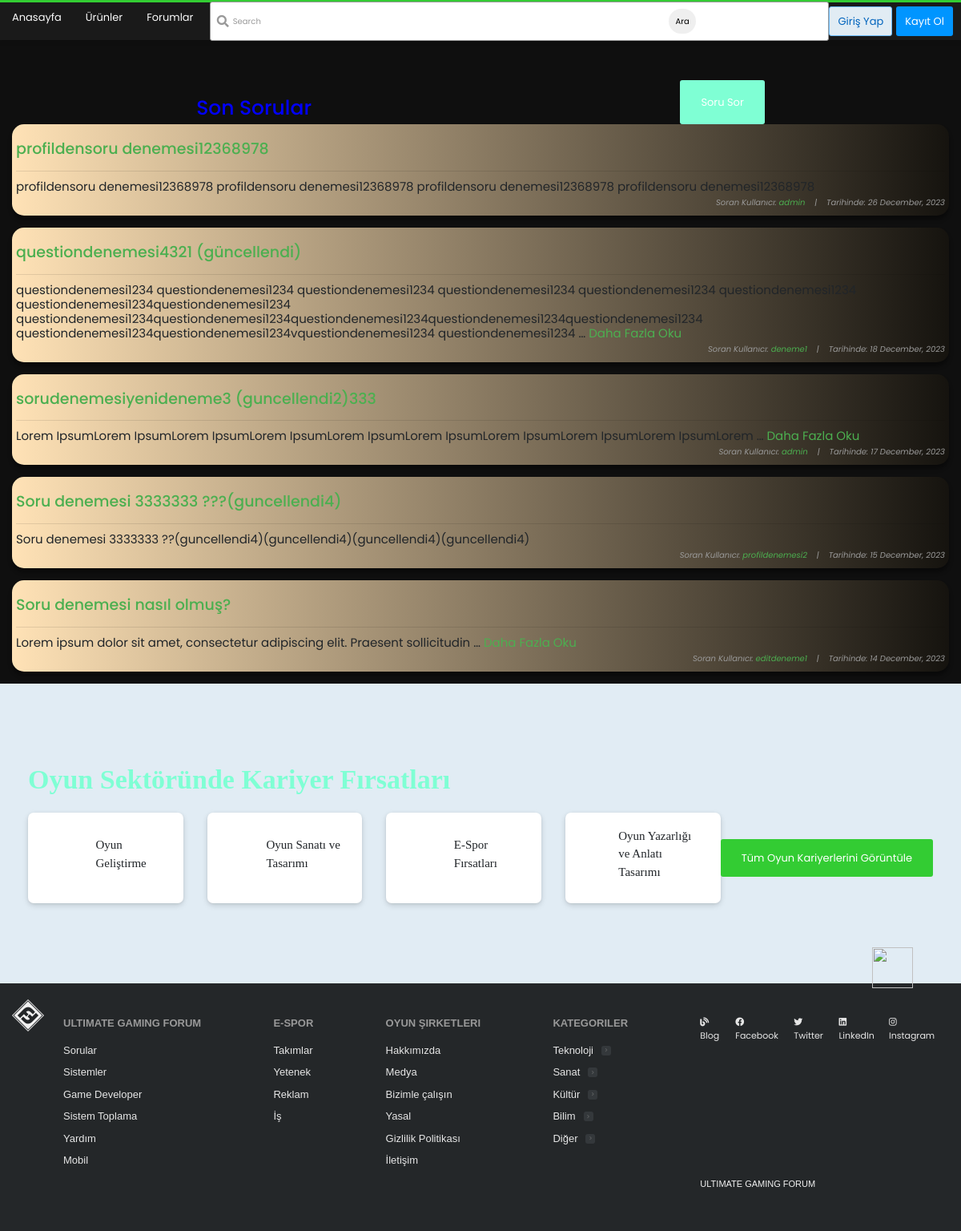
The app's page /sorular/ with its own data.
### forumapp/models.py (models this page shows, shortened)
class Soru(models.Model):
    kullanici = models.ForeignKey(User, on_delete=models.CASCADE)
    baslik = models.CharField(max_length=10000)
    icerik = models.TextField(null=True, blank=True)
    olusturulma_zamani = models.DateTimeField(default=timezone.now)

### forumapp/views.py (the view)
# urls.py: path('sorular/', SoruListView.as_view(), name="sorular"),
class SoruListView(ListView):
    model = Soru
    template_name = 'forumapp/soru_view.html'
    context_object_name = 'sorular'
    ordering = ['-olusturulma_zamani']
    def get_context_data(self, **kwargs):
        context = super().get_context_data(**kwargs)
        search_input = self.request.GET.get('search-area') or ""
        if search_input:
            context['sorular'] = context['sorular'].filter(baslik__icontains = search_input)
            context['search_input'] = search_input
        return context

### forumapp/templates/forumapp/soru_view.html (shortened to what this page needs)
{% extends 'base.html' %}
{% block content %}
<!DOCTYPE html>
<html lang="en">
<head>
</head>
<body>
    <div class="container">
        <div id="sub-nav">
            <h1 id="fh1">Son Sorular</h1>
            {% if user.is_authenticated %}
            <button class="btn" id="logout-btn"><a id="fa" href="{% url "forumapp:soruolustur" %}" style="color: white; text-decoration: none;">Soru Sor</a></button>
            {% else %}
            <button class="btn" id="logout-btn"><a id="fa" href="{% url "girisyap" %}" style="color: white; text-decoration: none;">Soru Sor</a></button>
            {% endif %}
        </div>
        <div class="sorulist">
            <div class="sorular">
                {% for soru in sorular %}
                <div class="container" style="background: linear-gradient(to right, rgb(255, 226, 182), rgba(255, 166, 0, 0.027)); padding: 5px; box-shadow: rgba(0, 0, 0, 0.383) 0px 5px 5px 0px; border-radius: 15px;" >
                    <div id="title-sec" style="display: flex; align-items: center;">
                        <h3 id="fh3"><a href="{% url 'forumapp:sorudetay' pk=soru.pk %}">{{soru.baslik}}</a></h3>
                    </div>
                    <hr>
                    {% if soru.icerik|wordcount <= 10 %}
                    <h6 id="fh6" style="text-align: left;">{{ soru.icerik}}</h6>
                    {% else %}
                    <h6 id="fh6" style="text-align: left;">{{ soru.icerik|truncatewords:10}} <a href="{% url 'forumapp:sorudetay' pk=soru.pk %}">Daha Fazla Oku</a></h6>
                    {% endif %}
                    <h6 id="fh6" style="font-size: 10px; font-style: italic; color: rgb(155, 155, 155);">Soran Kullanıcı: <a href="">{{ soru.kullanici }}</a>&nbsp;&nbsp;&nbsp; |&nbsp;&nbsp;&nbsp; Tarihinde: {{soru.olusturulma_zamani|date:"j F, Y"}}</h6>
                </div> <br>
                {% endfor %}
            </div>
        </div>
    </div>
</body>
</html>
{% endblock content %}

### templates/base.html (shortened to what this page needs)
{% load static %}
<!doctype html>
<html lang="en">
<head>
    <link rel="stylesheet" href="https://cdnjs.cloudflare.com/ajax/libs/font-awesome/5.14.0/css/all.min.css" />
    <link rel="stylesheet" href="https://maxcdn.bootstrapcdn.com/bootstrap/4.0.0/css/bootstrap.min.css">
    <link rel="stylesheet" href="{% static 'main.css' %}">
</head>
<body>
<header>
<div class="nav-container">
    <nav>
        <div class="nav-base-links">
            <ul>
                <li><a href="{% url "forumapp:anasayfa" %}">Anasayfa</a></li>
                <li><a href="#">Ürünler</a></li>
                <li><a href="{% url "forumapp:sorular" %}">Forumlar</a></li>
            </ul>
        </div>
        {% if request.path == '/sorular/' %}
        <div class="nav-search">
            <div class="search-container">
                <i class="fas fa-search"></i>
                <form action="" method="GET">
                    <input type="text" id="" name="search-area" placeholder="Search"  style="color: black;">
                    <button type="submit" style="margin-left: 340px; border-radius: 25px; border: none; padding: 8px;">Ara</button>
                </form>
            </div>
            <div class="nav-right-buttons">
            {% endif %}
            {% if user.is_authenticated %}
                <a href="{% url "profiles_page" %}" class="btn btn-register">Profil</a>
                <a href="{% url "cikisyap" %}" class="btn btn-login">Çıkış Yap</a>
            {% else %}
                <a href="{% url "girisyap" %}" class="btn btn-login">Giriş Yap</a>
                <a href="{% url "kayitol" %}" class="btn btn-register">Kayıt Ol</a>
            {% endif %}
        </div>
    </nav>
</div>
</header>
{% block content %}
{% endblock content %}
<section class="gaming-careers">
    <div class="container">
        <div class="gaming-careers-content">
            <h3 class="gaming-careers-title">Oyun Sektöründe Kariyer Fırsatları</h3>
            <div class="gaming-careers-body">
                <div class="gaming-careers-items">
                    <div class="column">
                        <div class="gaming-career-item">
                            <p class="gaming-career-item-description">Oyun Geliştirme</p>
                        </div>
                        <div class="gaming-career-item">
                            <p class="gaming-career-item-description">Oyun Sanatı ve Tasarımı</p>
                        </div>
                    </div>
                    <div class="column">
                        <div class="gaming-career-item">
                            <p class="gaming-career-item-description">E-Spor Fırsatları</p>
                        </div>
                        <div class="gaming-career-item">
                            <p class="gaming-career-item-description">Oyun Yazarlığı ve Anlatı Tasarımı</p>
                        </div>
                    </div>
                </div>
                <div class="gaming-careers-btn">
                    <a href="#" class="btn btn-orange gaming-careers-btn">Tüm Oyun Kariyerlerini Görüntüle</a>
                </div>
            </div>
        </div>
    </div>
</section>
<footer class="footer">
    <img src="https://cdn.sstatic.net/Img/home/robot.svg?v=dfa16a330cbd" alt="" class="footer-robot-img">
<div class="container">
    <div class="footer-content">
        <div class="footer-icon">
            <i class="fab fa-fantasy-flight-games"></i>
        </div>
        <div class="footer-nav">
            <div class="footer-nav-col">
                <div class="footer-links-title"><a href="#">Ultimate Gaming Forum</a></div>
                <ul class="footer-links">
                    <li class="footer-link-item"><a href="#" class="footer-link">Sorular</a></li>
                    <li class="footer-link-item"><a href="#" class="footer-link">Sistemler</a></li>
                    <li class="footer-link-item"><a href="#" class="footer-link">Game Developer</a></li>
                    <li class="footer-link-item"><a href="#" class="footer-link">Sistem Toplama</a></li>
                    <li class="footer-link-item"><a href="#" class="footer-link">Yardım</a></li>
                    <li class="footer-link-item"><a href="#" class="footer-link">Mobil</a></li>
                </ul>
            </div>
            <div class="footer-nav-col">
                <div class="footer-links-title"><a href="#">E-spor</a></div>
                <ul class="footer-links">
                    <li class="footer-link-item"><a href="#" class="footer-link">Takımlar</a></li>
                    <li class="footer-link-item"><a href="#" class="footer-link">Yetenek</a></li>
                    <li class="footer-link-item"><a href="#" class="footer-link">Reklam</a></li>
                    <li class="footer-link-item"><a href="#" class="footer-link">İş</a></li>
                </ul>
            </div>
            <div class="footer-nav-col">
                <div class="footer-links-title"><a href="#">Oyun Şirketleri</a></div>
                <ul class="footer-links">
                    <li class="footer-link-item"><a href="#" class="footer-link">Hakkımızda</a></li>
                    <li class="footer-link-item"><a href="#" class="footer-link">Medya</a></li>
                    <li class="footer-link-item"><a href="#" class="footer-link">Bizimle çalışın</a></li>
                    <li class="footer-link-item"><a href="#" class="footer-link">Yasal</a></li>
                    <li class="footer-link-item"><a href="#" class="footer-link">Gizlilik Politikası</a></li>
                    <li class="footer-link-item"><a href="#" class="footer-link">İletişim</a></li>
                </ul>
            </div>
            <div class="footer-nav-col">
                <div class="footer-links-title"><a href="#">Kategoriler</a></div>
                <ul class="footer-links">
                    <li class="footer-link-item">
                        <a href="#" class="footer-link">Teknoloji</a>
                        <div class="footer-arrow-icon">
                            <i class="fas fa-chevron-right"></i>
                        </div>
                    </li>
                    <li class="footer-link-item">
                        <a href="#" class="footer-link"> Sanat</a>
                        <div class="footer-arrow-icon">
                            <i class="fas fa-chevron-right"></i>
                        </div></li>
                    <li class="footer-link-item">
                        <a href="#" class="footer-link">Kültür</a>
                        <div class="footer-arrow-icon">
                            <i class="fas fa-chevron-right"></i>
                        </div>
                    </li>
                    <li class="footer-link-item">
                        <a href="#" class="footer-link">Bilim</a>
                        <div class="footer-arrow-icon">
                            <i class="fas fa-chevron-right"></i>
                        </div>
                    </li>
                    <li class="footer-link-item">
                        <a href="#" class="footer-link">Diğer</a>
                        <div class="footer-arrow-icon">
                            <i class="fas fa-chevron-right"></i>
                        </div>
                    </li>
                </ul>
            </div>
        </div>
        <div class="footer-another-links">
            <div class="social-media">
                <ul>
                    <li>
                        <a href="#"><i class="fas fa-blog"></i>Blog</a>
                    </li>
                    <li>
                        <a href="#"><i class="fab fa-facebook"></i>Facebook</a>
                    </li>
                    <li>
                        <a href="#"><i class="fab fa-twitter"></i>Twitter</a>
                    </li>
                    <li>
                        <a href="#"><i class="fab fa-linkedin"></i>LinkedIn</a>
                    </li>
                    <li>
                        <a href="#"><i class="fab fa-instagram"></i>Instagram</a>
                    </li>
                </ul>
            </div>
            <div class="copyright">
                <p>ULTIMATE GAMING FORUM</p>
            </div>
        </div>
    </div>
</div>
</footer>
</body>
</html>

### forumapp/templates/forumapp/soru_view.html (style rules this page uses)
body { margin-top: 100px; font-family: 'Poppins', sans-serif; background-color: #0f0f0f; }
#fh1 { margin-top: 20px; color: blue; }
#sub-nav { display: flex; justify-content: space-around; }
#logout-btn { background-color: aquamarine; }
#fh3 { text-align: left; font-size: 19px; padding-top: 15px; }
#fh6 { text-align: right; font-size: 15px; font-weight: normal; }
a { color: #4caf50; }

### records on screen
Soru: baslik "profildensoru denemesi12368978", icerik "profildensoru denemesi12368978 profildensoru denemesi12368978 profildensoru denemesi12368978 profildensoru denemesi12368978", kullanici "admin", olusturulma_zamani "26 December, 2023"
Soru: baslik "questiondenemesi4321 (güncellendi)", icerik "questiondenemesi1234 questiondenemesi1234 questiondenemesi1234 questiondenemesi1234 questiondenemesi1234 questiondenemesi1234 questiondenemesi1234questiondenemesi1234 questiondenemesi1234questiondenemesi1234questiondenemesi1234questiondenemesi1234questiondenemesi1234 questiondenemesi1234questiondenemesi1234vquestiondenemesi1234 questiondenemesi1234 …", kullanici "deneme1", olusturulma_zamani "18 December, 2023"
Soru: baslik "sorudenemesiyenideneme3 (guncellendi2)333", icerik "Lorem IpsumLorem IpsumLorem IpsumLorem IpsumLorem IpsumLorem IpsumLorem IpsumLorem IpsumLorem IpsumLorem …", kullanici "admin", olusturulma_zamani "17 December, 2023"
Soru: baslik "Soru denemesi 3333333 ???(guncellendi4)", icerik "Soru denemesi 3333333 ??(guncellendi4)(guncellendi4)(guncellendi4)(guncellendi4)", kullanici "profildenemesi2", olusturulma_zamani "15 December, 2023"
Soru: baslik "Soru denemesi nasıl olmuş?", icerik "Lorem ipsum dolor sit amet, consectetur adipiscing elit. Praesent sollicitudin …", kullanici "editdeneme1", olusturulma_zamani "14 December, 2023"
